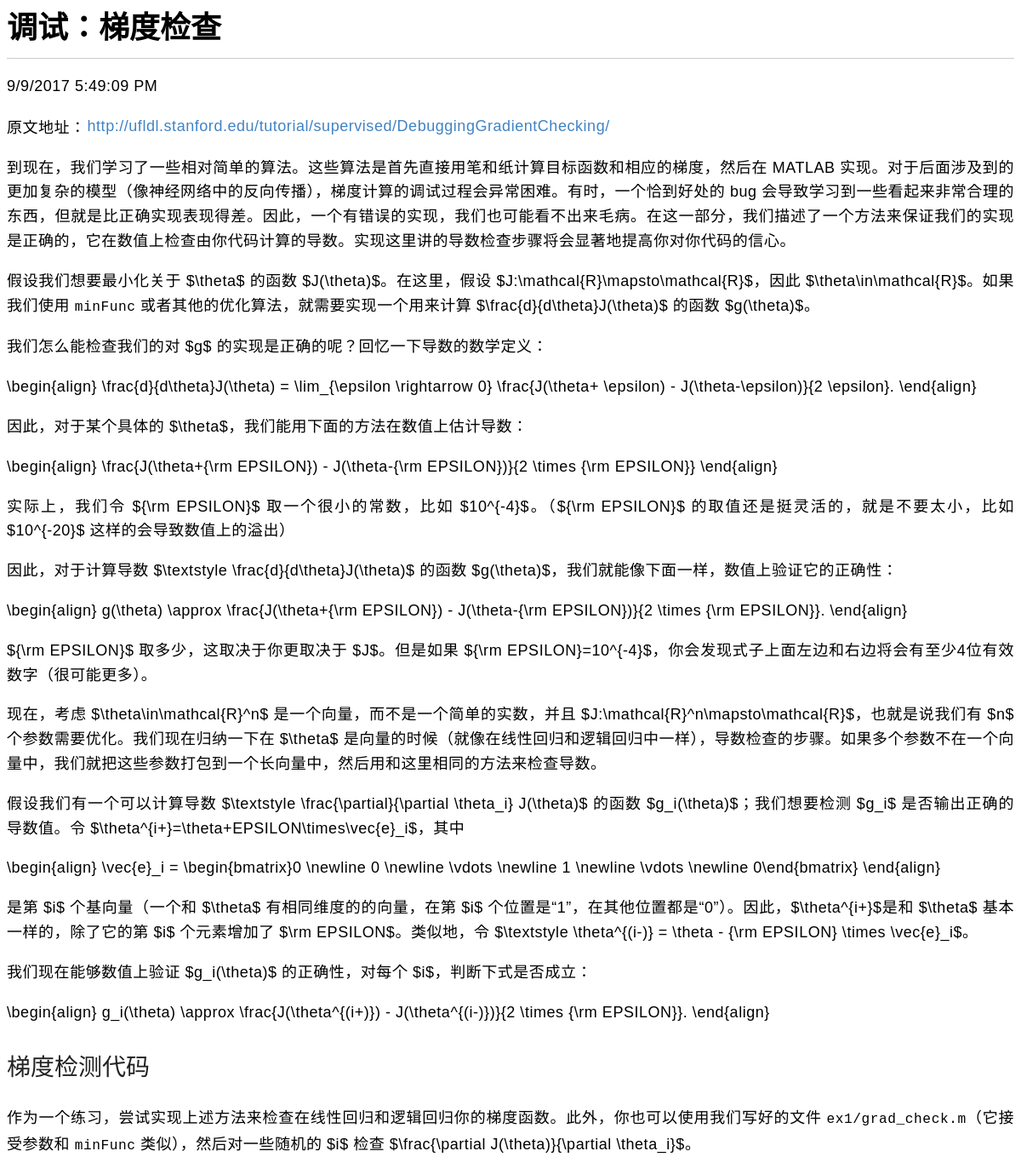
Page /print/debugging-gradient-checking/ on the committed database.
### blog/models.py (models this page shows)
class BlogsPost(models.Model):
    title = models.CharField(max_length = 150)
    body = models.TextField()
    timestamp = models.DateTimeField()
    tag = models.CharField(max_length=150, blank=True)
    url = models.CharField(max_length=150,default="11")
    posted = models.BooleanField(default=True)
    category = models.CharField(max_length=150,default="null")
    addition_control_msg=models.CharField(max_length=150,default="0100000000")

### blog/views.py (the view)
# urls.py: url(r'^print/(?P<url>.*)/$','blog.views.print'),
def print(request,url):
	post=BlogsPost.objects.filter(url=url)[0]
	post.body=markdown(post.body,extensions=['tables'])
	return render_to_response('child/print.html',{'post':post})

### blog/templates/child/print.html (shortened to what this page needs)
<head>
<link href="http://cdn.bootcss.com/highlight.js/8.0/styles/monokai_sublime.min.css" rel="stylesheet">
<link rel="stylesheet" href="/static/blog/css/sz-markdown.css" type="text/css">
</head>
<body>
<div id="post">
<h2 id="title">{{post.title}}</h2>
{% autoescape off %}
    {{post.body}}
{% endautoescape %}
</div>
</body>

### static/blog/css/sz-markdown.css (style rules this page uses)
#post p,li { font-family: "Microsoft YaHei",SimSun,sans-serif; font-size: 18px; text-align: justify; font-weight: 300; line-height:1.6em; letter-spacing:0.03em; }
#post h2 { font-family: Georgia,SimHei,"Microsoft YaHei","Times New Roman",serif; border-bottom: 1px solid #ccc; font-size: 36px; line-height: 140%; font-weight: 700!important; margin: 0px!important; padding: 0px 0px 10px 0px; }
#post h3 { font-size: 32px; font-family: Georgia,"Microsoft YaHei","Times New Roman",serif; font-weight: 500!important; color:#222; }
#post code { font-family: Consolas, "Liberation Mono", Courier, monospace; font-size: 90%; }
#post a { color: #4183C4 !important; text-decoration: none; overflow: hidden; text-overflow: ellipsis; max-width: 75%; white-space: nowrap; display: inline-block; margin-bottom: -0.4em; margin-left: 0.1em; margin-right: 0.1em; }
#post a:link,#post a:visited { color: #4183C4 !important; text-decoration: none; }

### blog/templates/child/print.html (style rules this page uses)
#post p,li { font-family: 华文宋体,宋体,sans-serif!important; color:#000!important; }
body { background-color: #ffffff; }
#post h3 { font-family: SimHei,"Microsoft YaHei"!important; font-weight: 500!important; font-size: 28!important; }
#post strong { font-family: Times,SimHei,"Microsoft YaHei"!important; font-weight: 500!important; }

### rows in the picture
BlogsPost: title "调试：梯度检查", body "9/9/2017 5:49:09 PM 原文地址： http://ufldl.stanford.edu/tutorial/supervised/DebuggingGradientChecking/ 到现在，我们学习了一些相对简单的算法。这些算法是首先直接用笔和纸计算目标函数和相应的梯度，然后在 MATLAB 实现。对于后面涉及到的更加复杂的模型（像神经网络中的反向传播），梯度计算的调试过程会异常困难。有时，一个恰到好处的 bug 会导致学习到一些看起来非常合理的东西，但就是比正确实现表现得差。因此，一个有错误的实现，我们也可能看不出来毛病。在这一部分，我们描述了一个方法来保证我们的实现是正确的，它在数值上检查由你代码计算的导数。实现这里讲的导数检查步骤将会显著地提高你对你代码的信心。 假设我们想要最小化关于 $\\theta$ 的函数 $J(\\theta)$。在这里，假设 $J:\\mathcal{R}\\mapsto\\mathcal{R}$，因此 $\\theta\\in\\mathcal{R}$。如果我们使用 minFunc 或者其他的优化算法，就需要实现一个用来计算 $\\frac{d}{d\\theta}J(\\theta)$ 的函数 $g(\\theta)$。 我们怎么能检查我们的对 $g$ 的实现是正确的呢？回忆一下导数的数学定义： \\begin{align} \\frac{d}{d\\theta}J(\\theta) = \\lim_{\\epsilon \\rightarrow 0} \\frac{J(\\theta+ \\epsilon) - J(\\theta-\\epsilon)}{2…"
